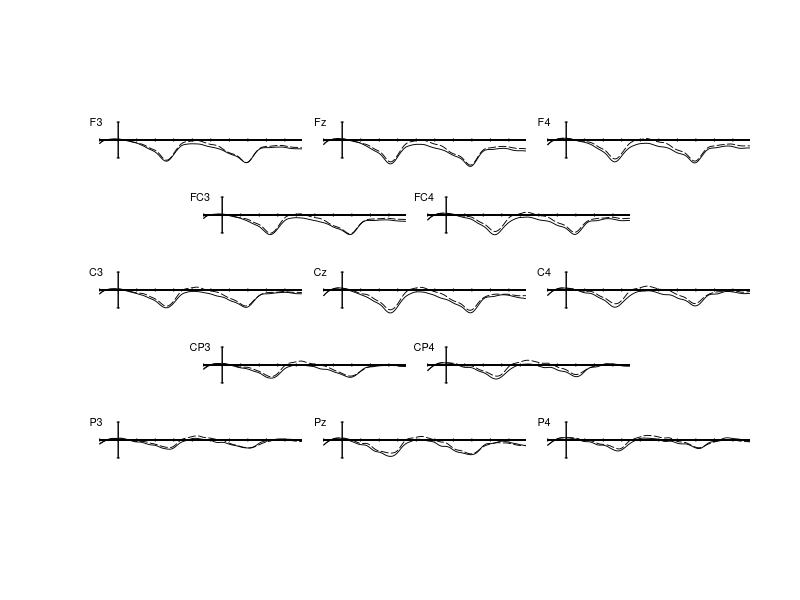

Reproduce this figure in R.
# Peiyun Zhou
# youneverleave@gmail.com
# R codes--the ERP plot for the verbs in Experiment 2 Non-native APS condition
# The figure presents the readers' responses to grammtical verbs and ungrammtical verbs 
# when they imagining the Non-native Chinese-accented English speaker's voice

setwd("Set working directory here")
cond1<-read.csv("APS2_Bin3_Chinese Correct Verb in Good Pronoun.csv",sep=",", comment.char ="", quote='"', na.strings ="", header=T)
cond2<-read.csv("APS2_Bin4_Chinese incorrect Verb in Good Pronoun.csv",sep=",", comment.char ="", quote='"', na.strings ="", header=T)

names(cond1)
names(cond2)

presample 	<- 	-100		#How many miliseconds before stimulus onset would you like to plot? (negative values mean prestimulus)
epoch 		<- 	990		#How many miliseconds poststimulus would you like to plot (i.e., where you want the plot to end)?

base_begin 	<- 	-100		#Enter the beginning of the baseline interval (negative values mean prestimulus)
base_end 	<- 	0			#Enter the end of the baseline interval (negative values mean prestimulus)

cond1_color <- "black"		#What color do you want cond1's line color to be?
cond2_color <- "black"		#What color do you want cond2's line color to be?
cond3_color <- "black"		#What color do you want cond1's line color to be?
cond4_color <- "black"		#What color do you want cond2's line color to be?

cond1_type <- 1				#What type of line do you want cond1's line to be?
cond2_type <- 5				#What type of line do you want cond2's line to be?
cond3_type <- 1				#What type of line do you want cond1's line to be?
cond4_type <- 5				#What type of line do you want cond2's line to be?

cond1_name <- "Grammatical Verb"		#What do you want cond1 to be called in the legend?
cond2_name <- "Ungrammatical Verb"	#What do you want cond2 to be called in the legend?
cond3_name <- "Grammatical Pronoun"		#What do you want cond1 to be called in the legend?
cond4_name <- "Ungrammatical Pronoun"	#What do you want cond2 to be called in the legend?

# Some graphic parameters that you might want to change, but probably won't need to. 
# If you don't like the scale of your plot, the text sizes, or line thicknesses, play with these values until you get something you like.

y_size <- 15			#How many µV do you want the total area of each subplot to be?						
#Changing the y_size value will change the x-y scale of your plot

cal_size <- 5			#How many µV do you want your y-axis calibration bars to show? 3 or 5µV should be good for most applications.
text_size <- .65			#How big do you want the text on the labels? Play with a value that will look good when you scale your final plots.
line_width <- .9		#How thick do you want your ERP wave lines to be?  Play with values that look good when you scale your plots

##############################################################################################################
#########     The stuff below this does the work.                         ####################################
##############################################################################################################

start <- match(presample, cond1$time)		#Finds the row number of the starting point
stop <- match(epoch, cond1$time)			#Finds the row number of the end point
base1 <- match(base_begin, cond1$time)		#Finds the row number of the beginning of the baseline
base2 <- match(base_end, cond1$time)		#Finds the row number of the end of the baseline
base3 <- match(base_begin, cond1$time)		#Finds the row number of the beginning of the baseline
base4 <- match(base_end, cond1$time)		#Finds the row number of the end of the baseline


################################################
#	Plot F3 Condition 1
################################################
# Calculate the mean amplitude in the grammatical condition for the baseline interval for the electrode you're plotting and then rebaseline
base_mean_cond1 <- mean(cond1$F3[base1:base2])
rebase_cond1 <- cond1$F3 - base_mean_cond1

# Plot cond1. If your ERPs are very large, you might need to expand the values in the ylim argument above.    
par(fig=c(0,.44,.5,1))
plot(cond1$time[start:stop], rebase_cond1[start:stop], las=1, xlab=NA, ylab=NA, xlim=c(base_begin-50, epoch), axes=FALSE, frame.plot=FALSE, type="l", lwd=line_width, lty=cond1_type,col=cond1_color, ylim=rev(c(-y_size, y_size)) )

# Generate some axes and an electrode label.
axis(side = 2, at=c(-cal_size, cal_size), pos=0, labels=NA, tck=-.01)
axis(side = 2, at=c(-cal_size, cal_size), pos=0, labels=NA, tck=.01)
axis(side = 1, at=seq(presample,epoch, by=.1), pos=0, labels=NA, tck=0)
axis(side = 1, at=seq(100*trunc(presample/100), epoch, by = 100), pos=0, labels=NA, tck=-.01)
axis(side = 1, at=seq(100*trunc(presample/100), epoch, by = 100), pos=0, labels=NA, tck=.01)
text(-120, -cal_size, "F3", cex=text_size)

##############################################################################################################
#### Rebaseline and plot F3 cond2.
############################################################################################################## 
base_mean_cond2 <- mean(cond2$F3[base1:base2])     #Calculate mean amplitude in baseline interval
rebase_cond2 <- cond2$F3 - base_mean_cond2         #Re-baseline that condition
lines(cond2$time[start:stop], rebase_cond2[start:stop], type="l",lwd=line_width, lty=cond2_type, col=cond2_color)   #Plot it

#	Clean up some variables
#rm(base_mean_cond1,rebase_cond1,base_mean_cond2,rebase_cond2)


################################################
#	Plot Fz Condition 1
################################################
# Calculate the mean amplitude in the grammatical condition for the baseline interval for the electrode you're plotting and then rebaseline
base_mean_cond1 <- mean(cond1$FZ[base1:base2])
rebase_cond1 <- cond1$FZ - base_mean_cond1

# Plot cond1. If your ERPs are very large, you might need to expand the values in the ylim argument above.    
par(fig=c(.28,.72,.5,1), new=T)
plot(cond1$time[start:stop], rebase_cond1[start:stop], las=1, xlab=NA, ylab=NA, xlim=c(base_begin-50, epoch), axes=FALSE, frame.plot=FALSE, type="l", lwd=line_width, lty=cond1_type,col=cond1_color, ylim=rev(c(-y_size, y_size)) )

# Generate some axes and an electrode label.
axis(side = 2, at=c(-cal_size, cal_size), pos=0, labels=NA, tck=-.01)
axis(side = 2, at=c(-cal_size, cal_size), pos=0, labels=NA, tck=.01)
axis(side = 1, at=seq(presample,epoch, by=.1), pos=0, labels=NA, tck=0)
axis(side = 1, at=seq(100*trunc(presample/100), epoch, by = 100), pos=0, labels=NA, tck=-.01)
axis(side = 1, at=seq(100*trunc(presample/100), epoch, by = 100), pos=0, labels=NA, tck=.01)
text(-120, -cal_size, "Fz", cex=text_size)

##############################################################################################################
#### Rebaseline and plot Fz cond2.
############################################################################################################## 
base_mean_cond2 <- mean(cond2$FZ[base1:base2])     #Calculate mean amplitude in baseline interval
rebase_cond2 <- cond2$FZ - base_mean_cond2         #Re-baseline that condition
lines(cond2$time[start:stop], rebase_cond2[start:stop], type="l",lwd=line_width, lty=cond2_type, col=cond2_color)   #Plot it


################################################
#	Plot F4 Condition 1
################################################
# Calculate the mean amplitude in the grammatical condition for the baseline interval for the electrode you're plotting and then rebaseline
base_mean_cond1 <- mean(cond1$F4[base1:base2])
rebase_cond1 <- cond1$F4 - base_mean_cond1

# Plot cond1. If your ERPs are very large, you might need to expand the values in the ylim argument above.    
par(fig=c(.56,1,.5,1), new=T)
plot(cond1$time[start:stop], rebase_cond1[start:stop], las=1, xlab=NA, ylab=NA, xlim=c(base_begin-50, epoch), axes=FALSE, frame.plot=FALSE, type="l", lwd=line_width, lty=cond1_type,col=cond1_color, ylim=rev(c(-y_size, y_size)) )

# Generate some axes and an electrode label.
axis(side = 2, at=c(-cal_size, cal_size), pos=0, labels=NA, tck=-.01)
axis(side = 2, at=c(-cal_size, cal_size), pos=0, labels=NA, tck=.01)
axis(side = 1, at=seq(presample,epoch, by=.1), pos=0, labels=NA, tck=0)
axis(side = 1, at=seq(100*trunc(presample/100), epoch, by = 100), pos=0, labels=NA, tck=-.01)
axis(side = 1, at=seq(100*trunc(presample/100), epoch, by = 100), pos=0, labels=NA, tck=.01)
text(-120, -cal_size, "F4", cex=text_size)

##############################################################################################################
#### Rebaseline and plot F4 cond2.
############################################################################################################## 
base_mean_cond2 <- mean(cond2$F4[base1:base2])     #Calculate mean amplitude in baseline interval
rebase_cond2 <- cond2$F4 - base_mean_cond2         #Re-baseline that condition
lines(cond2$time[start:stop], rebase_cond2[start:stop], type="l",lwd=line_width, lty=cond2_type, col=cond2_color)   #Plot it


################################################
#	Plot FC3 Condition 1
################################################
# Calculate the mean amplitude in the grammatical condition for the baseline interval for the electrode you're plotting and then rebaseline
base_mean_cond1 <- mean(cond1$FC3[base1:base2])
rebase_cond1 <- cond1$FC3 - base_mean_cond1

# Plot cond1. If your ERPs are very large, you might need to expand the values in the ylim argument above.    
par(fig=c(.13,.57,.375,.875), new=T)
plot(cond1$time[start:stop], rebase_cond1[start:stop], las=1, xlab=NA, ylab=NA, xlim=c(base_begin-50, epoch), axes=FALSE, frame.plot=FALSE, type="l", lwd=line_width, lty=cond1_type,col=cond1_color, ylim=rev(c(-y_size, y_size)) )

# Generate some axes and an electrode label.
axis(side = 2, at=c(-cal_size, cal_size), pos=0, labels=NA, tck=-.01)
axis(side = 2, at=c(-cal_size, cal_size), pos=0, labels=NA, tck=.01)
axis(side = 1, at=seq(presample,epoch, by=.1), pos=0, labels=NA, tck=0)
axis(side = 1, at=seq(100*trunc(presample/100), epoch, by = 100), pos=0, labels=NA, tck=-.01)
axis(side = 1, at=seq(100*trunc(presample/100), epoch, by = 100), pos=0, labels=NA, tck=.01)
text(-120, -cal_size, "FC3", cex=text_size)

##############################################################################################################
#### Rebaseline and plot FC3 cond2.
############################################################################################################## 
base_mean_cond2 <- mean(cond2$FC3[base1:base2])     #Calculate mean amplitude in baseline interval
rebase_cond2 <- cond2$FC3 - base_mean_cond2         #Re-baseline that condition
lines(cond2$time[start:stop], rebase_cond2[start:stop], type="l",lwd=line_width, lty=cond2_type, col=cond2_color)   #Plot it



################################################
#	Plot FC4 Condition 1
################################################
# Calculate the mean amplitude in the grammatical condition for the baseline interval for the electrode you're plotting and then rebaseline
base_mean_cond1 <- mean(cond1$FC4[base1:base2])
rebase_cond1 <- cond1$FC4 - base_mean_cond1

# Plot cond1. If your ERPs are very large, you might need to expand the values in the ylim argument above.    
par(fig=c(.41,.85,.375,.875), new=T)
plot(cond1$time[start:stop], rebase_cond1[start:stop], las=1, xlab=NA, ylab=NA, xlim=c(base_begin-50, epoch), axes=FALSE, frame.plot=FALSE, type="l", lwd=line_width, lty=cond1_type,col=cond1_color, ylim=rev(c(-y_size, y_size)) )

# Generate some axes and an electrode label.
axis(side = 2, at=c(-cal_size, cal_size), pos=0, labels=NA, tck=-.01)
axis(side = 2, at=c(-cal_size, cal_size), pos=0, labels=NA, tck=.01)
axis(side = 1, at=seq(presample,epoch, by=.1), pos=0, labels=NA, tck=0)
axis(side = 1, at=seq(100*trunc(presample/100), epoch, by = 100), pos=0, labels=NA, tck=-.01)
axis(side = 1, at=seq(100*trunc(presample/100), epoch, by = 100), pos=0, labels=NA, tck=.01)
text(-120, -cal_size, "FC4", cex=text_size)

##############################################################################################################
#### Rebaseline and plot FC4 cond2.
############################################################################################################## 
base_mean_cond2 <- mean(cond2$FC4[base1:base2])     #Calculate mean amplitude in baseline interval
rebase_cond2 <- cond2$FC4 - base_mean_cond2         #Re-baseline that condition
lines(cond2$time[start:stop], rebase_cond2[start:stop], type="l",lwd=line_width, lty=cond2_type, col=cond2_color)   #Plot it


################################################
#	Plot C3 Condition 1
################################################
# Calculate the mean amplitude in the grammatical condition for the baseline interval for the electrode you're plotting and then rebaseline
base_mean_cond1 <- mean(cond1$C3[base1:base2])
rebase_cond1 <- cond1$C3 - base_mean_cond1

# Plot cond1. If your ERPs are very large, you might need to expand the values in the ylim argument above.    
par(fig=c(0,.44,.25,.75), new=T)
plot(cond1$time[start:stop], rebase_cond1[start:stop], las=1, xlab=NA, ylab=NA, xlim=c(base_begin-50, epoch), axes=FALSE, frame.plot=FALSE, type="l", lwd=line_width, lty=cond1_type,col=cond1_color, ylim=rev(c(-y_size, y_size)) )

# Generate some axes and an electrode label.
axis(side = 2, at=c(-cal_size, cal_size), pos=0, labels=NA, tck=-.01)
axis(side = 2, at=c(-cal_size, cal_size), pos=0, labels=NA, tck=.01)
axis(side = 1, at=seq(presample,epoch, by=.1), pos=0, labels=NA, tck=0)
axis(side = 1, at=seq(100*trunc(presample/100), epoch, by = 100), pos=0, labels=NA, tck=-.01)
axis(side = 1, at=seq(100*trunc(presample/100), epoch, by = 100), pos=0, labels=NA, tck=.01)
text(-120, -cal_size, "C3", cex=text_size)

##############################################################################################################
#### Rebaseline and plot C3 cond2.
############################################################################################################## 
base_mean_cond2 <- mean(cond2$C3[base1:base2])     #Calculate mean amplitude in baseline interval
rebase_cond2 <- cond2$C3 - base_mean_cond2         #Re-baseline that condition
lines(cond2$time[start:stop], rebase_cond2[start:stop], type="l",lwd=line_width, lty=cond2_type, col=cond2_color)   #Plot it


################################################
#	Plot Cz Condition 1
################################################
# Calculate the mean amplitude in the grammatical condition for the baseline interval for the electrode you're plotting and then rebaseline
base_mean_cond1 <- mean(cond1$CZ[base1:base2])
rebase_cond1 <- cond1$CZ - base_mean_cond1

# Plot cond1. If your ERPs are very large, you might need to expand the values in the ylim argument above.    
par(fig=c(.28,.72, .25,.75), new=T)
plot(cond1$time[start:stop], rebase_cond1[start:stop], las=1, xlab=NA, ylab=NA, xlim=c(base_begin-50, epoch), axes=FALSE, frame.plot=FALSE, type="l", lwd=line_width, lty=cond1_type,col=cond1_color, ylim=rev(c(-y_size, y_size)) )

# Generate some axes and an electrode label.
axis(side = 2, at=c(-cal_size, cal_size), pos=0, labels=NA, tck=-.01)
axis(side = 2, at=c(-cal_size, cal_size), pos=0, labels=NA, tck=.01)
axis(side = 1, at=seq(presample,epoch, by=.1), pos=0, labels=NA, tck=0)
axis(side = 1, at=seq(100*trunc(presample/100), epoch, by = 100), pos=0, labels=NA, tck=-.01)
axis(side = 1, at=seq(100*trunc(presample/100), epoch, by = 100), pos=0, labels=NA, tck=.01)
text(-120, -cal_size, "Cz", cex=text_size)

##############################################################################################################
#### Rebaseline and plot Cz cond2.
############################################################################################################## 
base_mean_cond2 <- mean(cond2$CZ[base1:base2])     #Calculate mean amplitude in baseline interval
rebase_cond2 <- cond2$CZ - base_mean_cond2         #Re-baseline that condition
lines(cond2$time[start:stop], rebase_cond2[start:stop], type="l",lwd=line_width, lty=cond2_type, col=cond2_color)   #Plot it

################################################
#	Plot C4 Condition 1
################################################
# Calculate the mean amplitude in the grammatical condition for the baseline interval for the electrode you're plotting and then rebaseline
base_mean_cond1 <- mean(cond1$C4[base1:base2])
rebase_cond1 <- cond1$C4 - base_mean_cond1

# Plot cond1. If your ERPs are very large, you might need to expand the values in the ylim argument above.    
par(fig=c(.56,1,.25,.75), new=T)
plot(cond1$time[start:stop], rebase_cond1[start:stop], las=1, xlab=NA, ylab=NA, xlim=c(base_begin-50, epoch), axes=FALSE, frame.plot=FALSE, type="l", lwd=line_width, lty=cond1_type,col=cond1_color, ylim=rev(c(-y_size, y_size)) )

# Generate some axes and an electrode label.
axis(side = 2, at=c(-cal_size, cal_size), pos=0, labels=NA, tck=-.01)
axis(side = 2, at=c(-cal_size, cal_size), pos=0, labels=NA, tck=.01)
axis(side = 1, at=seq(presample,epoch, by=.1), pos=0, labels=NA, tck=0)
axis(side = 1, at=seq(100*trunc(presample/100), epoch, by = 100), pos=0, labels=NA, tck=-.01)
axis(side = 1, at=seq(100*trunc(presample/100), epoch, by = 100), pos=0, labels=NA, tck=.01)
text(-120, -cal_size, "C4", cex=text_size)

##############################################################################################################
#### Rebaseline and plot C4 cond2.
############################################################################################################## 
base_mean_cond2 <- mean(cond2$C4[base1:base2])     #Calculate mean amplitude in baseline interval
rebase_cond2 <- cond2$C4 - base_mean_cond2         #Re-baseline that condition
lines(cond2$time[start:stop], rebase_cond2[start:stop], type="l",lwd=line_width, lty=cond2_type, col=cond2_color)   #Plot it


################################################
#	Plot CP3 Condition 1
################################################
# Calculate the mean amplitude in the grammatical condition for the baseline interval for the electrode you're plotting and then rebaseline
base_mean_cond1 <- mean(cond1$CP3[base1:base2])
rebase_cond1 <- cond1$CP3 - base_mean_cond1

# Plot cond1. If your ERPs are very large, you might need to expand the values in the ylim argument above.    
par(fig=c(.13,.57,.125,.625), new=T)
plot(cond1$time[start:stop], rebase_cond1[start:stop], las=1, xlab=NA, ylab=NA, xlim=c(base_begin-50, epoch), axes=FALSE, frame.plot=FALSE, type="l", lwd=line_width, lty=cond1_type,col=cond1_color, ylim=rev(c(-y_size, y_size)) )

# Generate some axes and an electrode label.
axis(side = 2, at=c(-cal_size, cal_size), pos=0, labels=NA, tck=-.01)
axis(side = 2, at=c(-cal_size, cal_size), pos=0, labels=NA, tck=.01)
axis(side = 1, at=seq(presample,epoch, by=.1), pos=0, labels=NA, tck=0)
axis(side = 1, at=seq(100*trunc(presample/100), epoch, by = 100), pos=0, labels=NA, tck=-.01)
axis(side = 1, at=seq(100*trunc(presample/100), epoch, by = 100), pos=0, labels=NA, tck=.01)
text(-120, -cal_size, "CP3", cex=text_size)

##############################################################################################################
#### Rebaseline and plot CP3 cond2.
############################################################################################################## 
base_mean_cond2 <- mean(cond2$CP3[base1:base2])     #Calculate mean amplitude in baseline interval
rebase_cond2 <- cond2$CP3 - base_mean_cond2         #Re-baseline that condition
lines(cond2$time[start:stop], rebase_cond2[start:stop], type="l",lwd=line_width, lty=cond2_type, col=cond2_color)   #Plot it


################################################
#	Plot CP4 Condition 1
################################################
# Calculate the mean amplitude in the grammatical condition for the baseline interval for the electrode you're plotting and then rebaseline
base_mean_cond1 <- mean(cond1$CP4[base1:base2])
rebase_cond1 <- cond1$CP4 - base_mean_cond1

# Plot cond1. If your ERPs are very large, you might need to expand the values in the ylim argument above.    
par(fig=c(.41,.85, .125,.625), new=T)
plot(cond1$time[start:stop], rebase_cond1[start:stop], las=1, xlab=NA, ylab=NA, xlim=c(base_begin-50, epoch), axes=FALSE, frame.plot=FALSE, type="l", lwd=line_width, lty=cond1_type,col=cond1_color, ylim=rev(c(-y_size, y_size)) )

# Generate some axes and an electrode label.
axis(side = 2, at=c(-cal_size, cal_size), pos=0, labels=NA, tck=-.01)
axis(side = 2, at=c(-cal_size, cal_size), pos=0, labels=NA, tck=.01)
axis(side = 1, at=seq(presample,epoch, by=.1), pos=0, labels=NA, tck=0)
axis(side = 1, at=seq(100*trunc(presample/100), epoch, by = 100), pos=0, labels=NA, tck=-.01)
axis(side = 1, at=seq(100*trunc(presample/100), epoch, by = 100), pos=0, labels=NA, tck=.01)
text(-120, -cal_size, "CP4", cex=text_size)

##############################################################################################################
#### Rebaseline and plot CP4 cond2.
############################################################################################################## 
base_mean_cond2 <- mean(cond2$CP4[base1:base2])     #Calculate mean amplitude in baseline interval
rebase_cond2 <- cond2$CP4 - base_mean_cond2         #Re-baseline that condition
lines(cond2$time[start:stop], rebase_cond2[start:stop], type="l",lwd=line_width, lty=cond2_type, col=cond2_color)   #Plot it




################################################
#	Plot P3 Condition 1
################################################
# Calculate the mean amplitude in the grammatical condition for the baseline interval for the electrode you're plotting and then rebaseline
base_mean_cond1 <- mean(cond1$P3[base1:base2])
rebase_cond1 <- cond1$P3 - base_mean_cond1

# Plot cond1. If your ERPs are very large, you might need to expand the values in the ylim argument above.    
par(fig=c(0,.44,.0,.5), new=T)
plot(cond1$time[start:stop], rebase_cond1[start:stop], las=1, xlab=NA, ylab=NA, xlim=c(base_begin-50, epoch), axes=FALSE, frame.plot=FALSE, type="l", lwd=line_width, lty=cond1_type,col=cond1_color, ylim=rev(c(-y_size, y_size)) )

# Generate some axes and an electrode label.
axis(side = 2, at=c(-cal_size, cal_size), pos=0, labels=NA, tck=-.01)
axis(side = 2, at=c(-cal_size, cal_size), pos=0, labels=NA, tck=.01)
axis(side = 1, at=seq(presample,epoch, by=.1), pos=0, labels=NA, tck=0)
axis(side = 1, at=seq(100*trunc(presample/100), epoch, by = 100), pos=0, labels=NA, tck=-.01)
axis(side = 1, at=seq(100*trunc(presample/100), epoch, by = 100), pos=0, labels=NA, tck=.01)
text(-120, -cal_size, "P3", cex=text_size)

##############################################################################################################
#### Rebaseline and plot P3 cond2.
############################################################################################################## 
base_mean_cond2 <- mean(cond2$P3[base1:base2])     #Calculate mean amplitude in baseline interval
rebase_cond2 <- cond2$P3 - base_mean_cond2         #Re-baseline that condition
lines(cond2$time[start:stop], rebase_cond2[start:stop], type="l",lwd=line_width, lty=cond2_type, col=cond2_color)   #Plot it



################################################
#	Plot Pz Condition 1
################################################
# Calculate the mean amplitude in the grammatical condition for the baseline interval for the electrode you're plotting and then rebaseline
base_mean_cond1 <- mean(cond1$PZ[base1:base2])
rebase_cond1 <- cond1$PZ - base_mean_cond1

# Plot cond1. If your ERPs are very large, you might need to expand the values in the ylim argument above.    
par(fig=c(.28,.72,.0,.5), new=T)
plot(cond1$time[start:stop], rebase_cond1[start:stop], las=1, xlab=NA, ylab=NA, xlim=c(base_begin-50, epoch), axes=FALSE, frame.plot=FALSE, type="l", lwd=line_width, lty=cond1_type,col=cond1_color, ylim=rev(c(-y_size, y_size)) )

# Generate some axes and an electrode label.
axis(side = 2, at=c(-cal_size, cal_size), pos=0, labels=NA, tck=-.01)
axis(side = 2, at=c(-cal_size, cal_size), pos=0, labels=NA, tck=.01)
axis(side = 1, at=seq(presample,epoch, by=.1), pos=0, labels=NA, tck=0)
axis(side = 1, at=seq(100*trunc(presample/100), epoch, by = 100), pos=0, labels=NA, tck=-.01)
axis(side = 1, at=seq(100*trunc(presample/100), epoch, by = 100), pos=0, labels=NA, tck=.01)
text(-120, -cal_size, "Pz", cex=text_size)

##############################################################################################################
#### Rebaseline and plot Pz cond2.
############################################################################################################## 
base_mean_cond2 <- mean(cond2$PZ[base1:base2])     #Calculate mean amplitude in baseline interval
rebase_cond2 <- cond2$PZ - base_mean_cond2         #Re-baseline that condition
lines(cond2$time[start:stop], rebase_cond2[start:stop], type="l",lwd=line_width, lty=cond2_type, col=cond2_color)   #Plot it



################################################
#	Plot P4 Condition 1
################################################
# Calculate the mean amplitude in the grammatical condition for the baseline interval for the electrode you're plotting and then rebaseline
base_mean_cond1 <- mean(cond1$P4[base1:base2])
rebase_cond1 <- cond1$P4 - base_mean_cond1

# Plot cond1. If your ERPs are very large, you might need to expand the values in the ylim argument above.    
par(fig=c(.56,1,.0,.5), new=T)
plot(cond1$time[start:stop], rebase_cond1[start:stop], las=1, xlab=NA, ylab=NA, xlim=c(base_begin-50, epoch), axes=FALSE, frame.plot=FALSE, type="l", lwd=line_width, lty=cond1_type,col=cond1_color, ylim=rev(c(-y_size, y_size)) )

# Generate some axes and an electrode label.
axis(side = 2, at=c(-cal_size, cal_size), pos=0, labels=NA, tck=-.01)
axis(side = 2, at=c(-cal_size, cal_size), pos=0, labels=NA, tck=.01)
axis(side = 1, at=seq(presample,epoch, by=.1), pos=0, labels=NA, tck=0)
axis(side = 1, at=seq(100*trunc(presample/100), epoch, by = 100), pos=0, labels=NA, tck=-.01)
axis(side = 1, at=seq(100*trunc(presample/100), epoch, by = 100), pos=0, labels=NA, tck=.01)
text(-120, -cal_size, "P4", cex=text_size)

##############################################################################################################
#### Rebaseline and plot P4 cond2.
############################################################################################################## 
base_mean_cond2 <- mean(cond2$P4[base1:base2])     #Calculate mean amplitude in baseline interval
rebase_cond2 <- cond2$P4 - base_mean_cond2         #Re-baseline that condition
lines(cond2$time[start:stop], rebase_cond2[start:stop], type="l",lwd=line_width, lty=cond2_type, col=cond2_color)   #Plot it

# Create a legend. Change as is appropriate for your experiment.
#legend("bottomright", c(cond1_name, cond2_name), lwd=line_width, col=c(cond1_color, cond2_color), lty=c(cond1_type, cond2_type))


# Save plot as pdf
dev.copy(pdf, "APS2 Verb Chinese_colorless.pdf", width=7.5, height=9)
dev.off()


